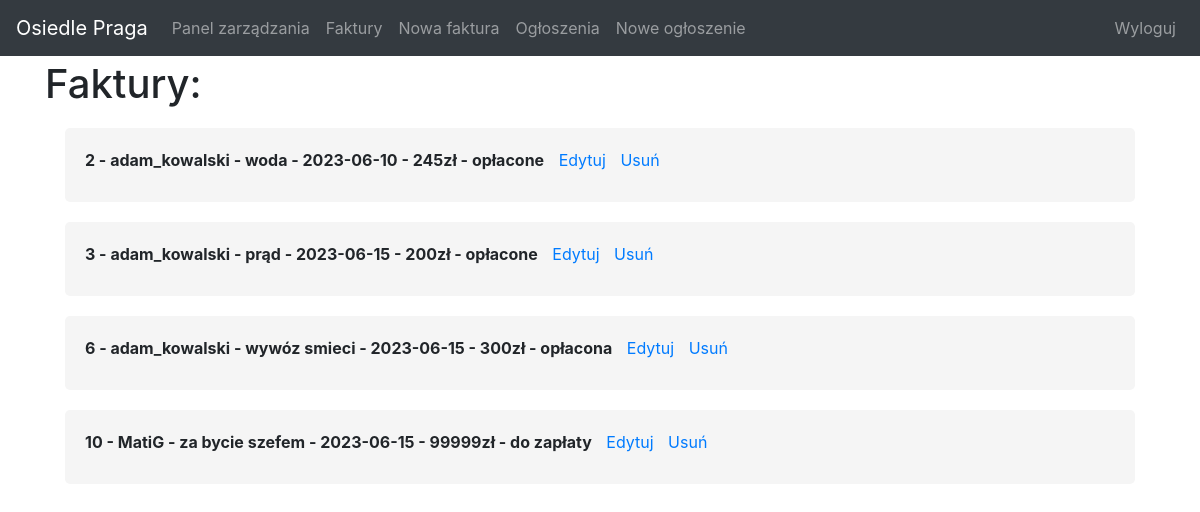
Page /panel/faktury/ (signed in) on the committed database.
### panel/models.py (models this page shows)
class Faktura(models.Model):
  username = models.ForeignKey(CustomUser, on_delete=models.CASCADE, default=None, null=True)
  nr_faktury = models.AutoField(primary_key=True)
  typ = models.CharField(max_length=255)
  data = models.DateField()
  kwota = models.IntegerField()
  status = models.CharField(max_length=255)
  def __str__(self):
    return f"{self.nr_faktury} - {self.username} - {self.typ} - {self.data} - {self.kwota}zł - {self.status}"

class CustomUser(AbstractUser):
    imie = models.CharField(max_length=255)
    nazwisko = models.CharField(max_length=255)
    adres = models.CharField(max_length=255)
    nr_telefonu = models.CharField(max_length=20)
    adres_email = models.EmailField()

### panel/views.py (the view, shortened to what this page needs)
# urls.py: path('faktury/', views.faktury, name='faktury'),
def faktury(request):
    if request.user.is_superuser:
        moje_faktury = Faktura.objects.all()
        return render(request, 'admin/faktury.html', {'moje_faktury': moje_faktury})

### panel/templates/admin/faktury.html (shortened to what this page needs)
{% extends "admin/admin.html" %}
{% block content %}
  <h1>Faktury:</h1>
  {% if moje_faktury %}
    <ul class="invoice-list">
      {% for faktura in moje_faktury %}
      <div class = "content-container">
        <li class="invoice-item">
          <span class="invoice-number">{{ faktura }}</span>
          <a href="{% url 'edytuj_fakture' faktura.nr_faktury %}" class="invoice-action">Edytuj</a>
          <a href="{% url 'usun_fakture' faktura.nr_faktury %}" class="invoice-action">Usuń</a>
        </li>
      </div>
      {% endfor %}
    </ul>
  {% else %}
    <p>Brak dostępnych faktur</p>
  {% endif %}
{% endblock %}

### panel/templates/admin/admin.html (style rules this page uses)
body { padding-top: 60px; padding-bottom: 40px; }
.invoice-list { list-style: none; padding: 0; }
.invoice-item { margin-bottom: 10px; }
.invoice-number { font-weight: bold; }
.invoice-action { margin-left: 10px; text-decoration: none; color: #007bff; }
.content-container { margin: 20px; padding: 20px; background-color: #f5f5f5; border-radius: 5px; }

### rows in the picture
Faktura: nr_faktury+username+typ "2 - adam_kowalski - woda - 2023-06-10 - 245zł - opłacone"
Faktura: nr_faktury+username+typ "3 - adam_kowalski - prąd - 2023-06-15 - 200zł - opłacone"
Faktura: nr_faktury+username+typ "6 - adam_kowalski - wywóz smieci - 2023-06-15 - 300zł - opłacona"
Faktura: nr_faktury+username+typ "10 - MatiG - za bycie szefem - 2023-06-15 - 99999zł - do zapłaty"
